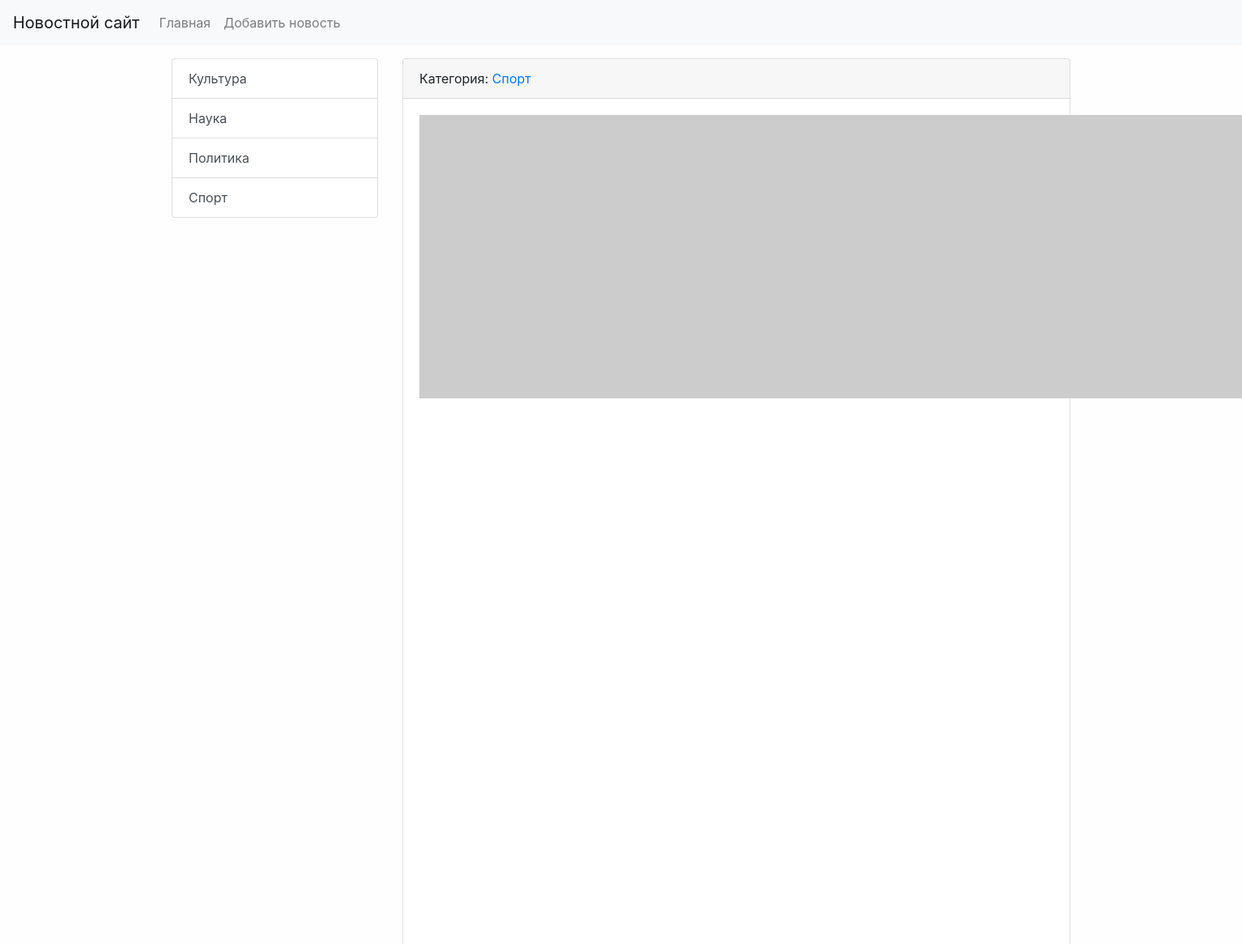
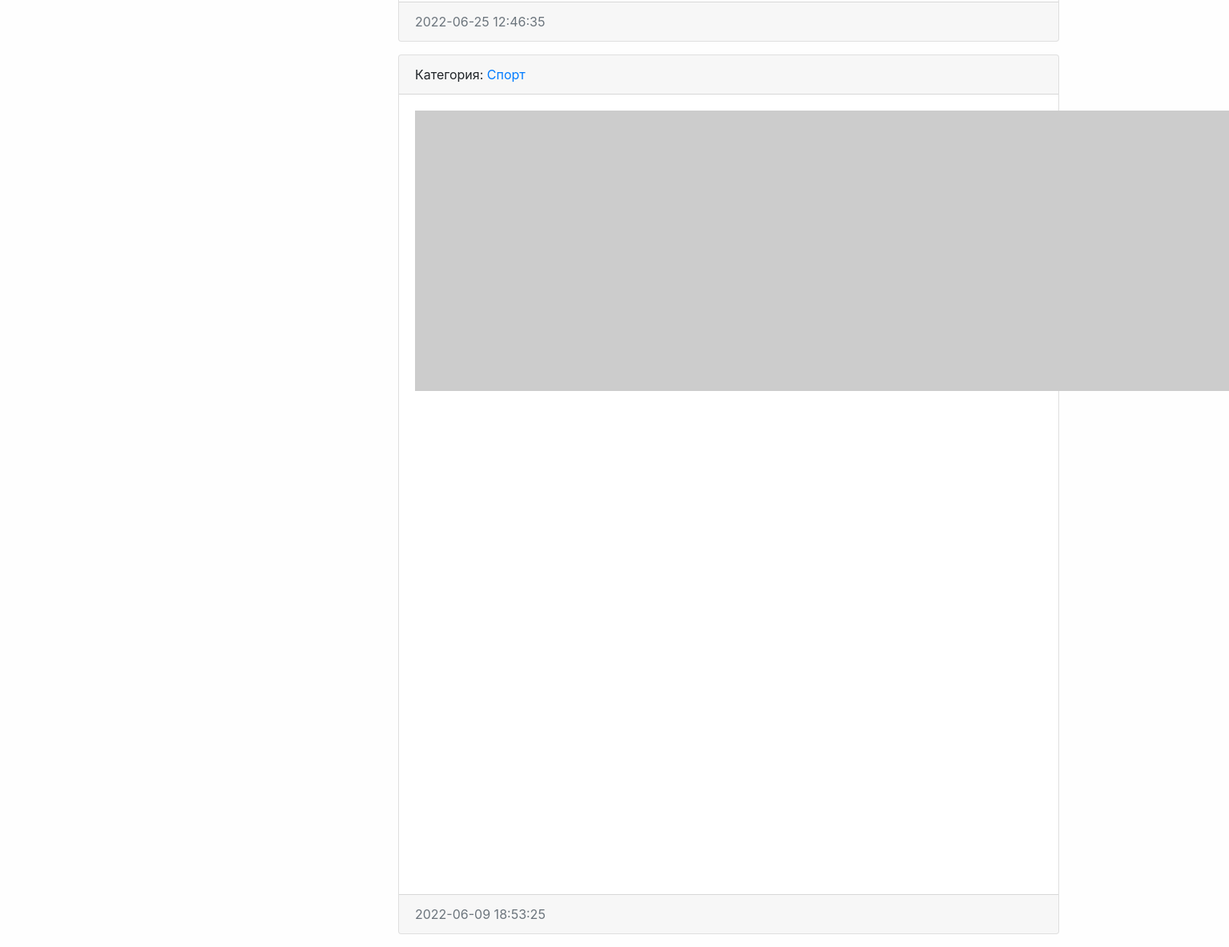
The app's page /category/2/ with its own data (2 pictures, top to bottom).
### news/models.py (models this page shows, shortened)
class Category(models.Model):
    title = models.CharField(max_length=150, db_index=True, verbose_name='Наименование категории')
    def get_absolute_url(self):
        return reverse('category', kwargs={"category_id": self.pk})
    def __str__(self):
        return self.title
    class Meta:
        verbose_name = 'Категория'
        verbose_name_plural = 'Категрии'
        ordering = ['title']

class News(models.Model):
    title = models.CharField(max_length=150, verbose_name='Наименование')
    content = models.TextField(blank=True, verbose_name='Контент')
    created_at = models.DateTimeField(auto_now_add=True, verbose_name='Дата публикации')
    updated_at = models.DateTimeField(auto_now=True, verbose_name='Обнавлено')
    photo = models.ImageField(upload_to='photos/%Y/%m/%d/', verbose_name='Фото', blank=True)
    is_published = models.BooleanField(default=True, verbose_name='Опубликовано')
    category = models.ForeignKey('Category', on_delete=models.PROTECT,
                                 verbose_name='Категория')
    def get_absolute_url(self):
        return reverse('view_news', kwargs={"pk": self.pk})
    class Meta:
        verbose_name = 'Новость'
        verbose_name_plural = 'Новости'
        ordering = ['-created_at', 'title']

### news/views.py (the view)
# urls.py: path('category/<int:category_id>/', NewsByCategory.as_view(extra_context={'title': 'Какой-то тайтл'}), name='category'),
class NewsByCategory(ListView):
    model = News
    template_name = 'news/home_news_list.html'
    context_object_name = 'news'
    allow_empty = False
    def get_context_data(self, *, object_list=None, **kwargs):
        context = super().get_context_data(**kwargs)
        context['title'] = Category.objects.get(pk=self.kwargs['category_id'])
        return context
    def get_queryset(self):
        return News.objects.filter(category_id=self.kwargs['category_id'], is_published=True)

### news/templatetags/news_tags.py (called while the page is built)
@register.simple_tag(name='get_list_categories')
def get_categories():
    return Category.objects.all()

@register.inclusion_tag('news/list_categories.html')
def show_categories():
    categories = get_categories()
    return {'categories': categories}

### news/templates/news/home_news_list.html (shortened to what this page needs)
{% extends "base.html" %}
{% block sidebar %}
{% include 'inc/_sidebar.html' %}
{% endblock%}
{% block content %}
{% for item in news %}
<div class="card mb-3">
    <div class="card-header">
        Категория: <a href="{{ item.category.get_absolute_url }}"> {{ item.category.title }} </a>
    </div>
    <div class="card-body">
        <div class="media">
            {% if item.photo %}
            <img src="{{ item.photo.url }}" , alt="" , width="350" , class="mr-3">
            {% else %}
            <img src="https://picsum.photos/id/1060/350/462/?blur=2" , alt="" , class="mr-3">
            {% endif %}
        </div>
    </div>
    <div class="card-footer text-muted">
        {{ item.created_at|date:"Y-m-d H:i:s" }}
    </div>
</div>
{% endfor %}
{% endblock%}

### news/templates/news/list_categories.html
<div class="list-group">
    {% for item in categories %}
    <a href="{{ item.get_absolute_url }}" class="list-group-item list-group-item-action">{{ item.title }}</a>
    {% endfor %}
</div>

### mysite/static/css/style.css (style rules this page uses)
body { background-color: #fefefe; }

### records on screen
Category: title "Культура"
Category: title "Наука"
Category: title "Политика"
Category: title "Спорт"
News: category "Спорт", created_at "2022-06-25 12:46:35"
News: category "Спорт", created_at "2022-06-09 18:53:25"
